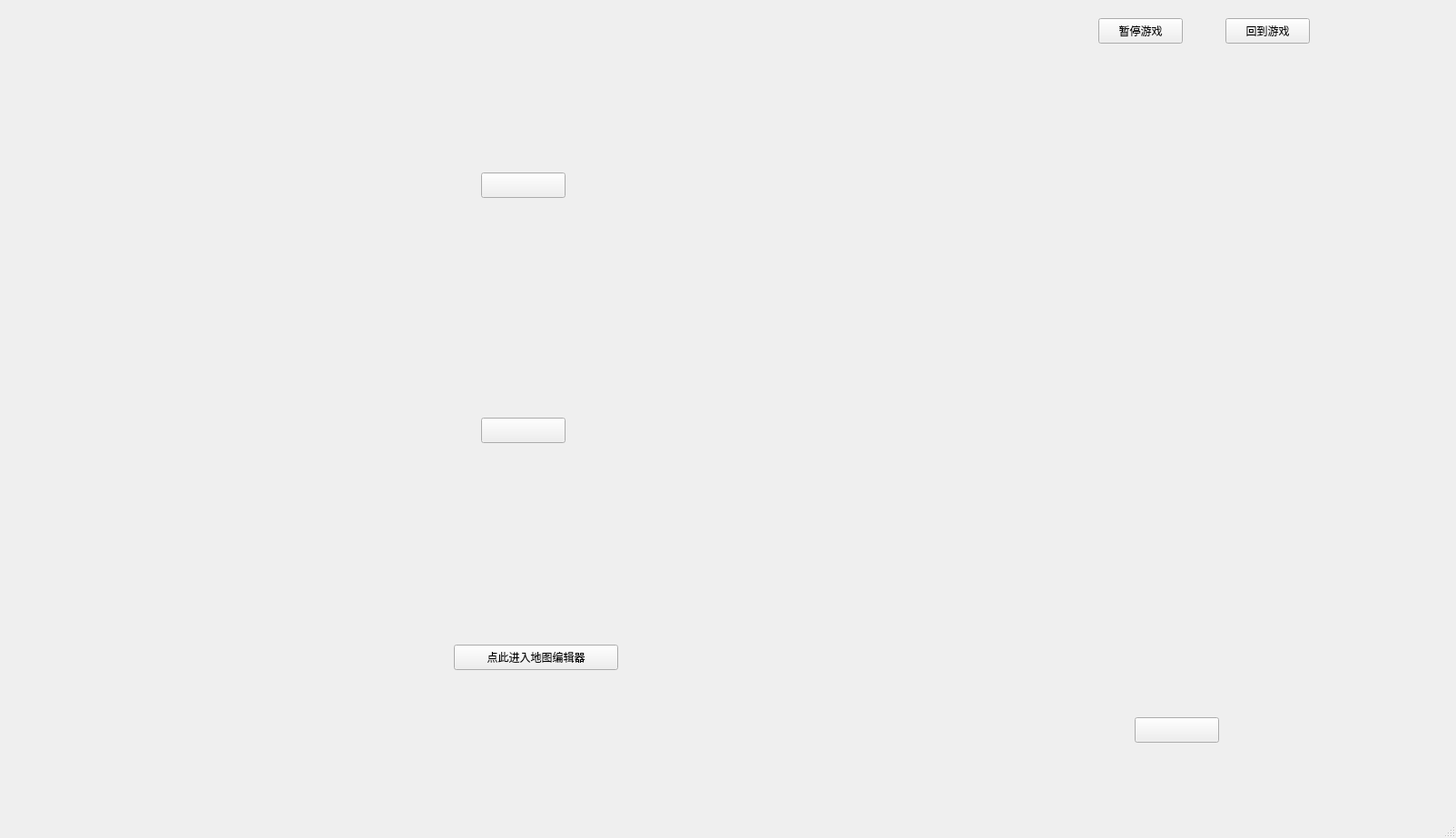
<?xml version="1.0" encoding="UTF-8"?>
<ui version="4.0">
 <class>subWindow</class>
 <widget class="QMainWindow" name="subWindow">
  <property name="geometry">
   <rect>
    <x>0</x>
    <y>0</y>
    <width>1604</width>
    <height>923</height>
   </rect>
  </property>
  <property name="windowTitle">
   <string>MainWindow</string>
  </property>
  <widget class="QWidget" name="centralwidget">
   <widget class="QPushButton" name="returnclick">
    <property name="geometry">
     <rect>
      <x>1250</x>
      <y>790</y>
      <width>93</width>
      <height>28</height>
     </rect>
    </property>
    <property name="text">
     <string/>
    </property>
   </widget>
   <widget class="QPushButton" name="pushButton">
    <property name="geometry">
     <rect>
      <x>530</x>
      <y>190</y>
      <width>93</width>
      <height>28</height>
     </rect>
    </property>
    <property name="text">
     <string/>
    </property>
   </widget>
   <widget class="QPushButton" name="pushButton_2">
    <property name="geometry">
     <rect>
      <x>530</x>
      <y>460</y>
      <width>93</width>
      <height>28</height>
     </rect>
    </property>
    <property name="text">
     <string/>
    </property>
   </widget>
   <widget class="QPushButton" name="pushButton_3">
    <property name="geometry">
     <rect>
      <x>1210</x>
      <y>20</y>
      <width>93</width>
      <height>28</height>
     </rect>
    </property>
    <property name="text">
     <string>暂停游戏</string>
    </property>
   </widget>
   <widget class="QPushButton" name="pushButton_4">
    <property name="geometry">
     <rect>
      <x>1350</x>
      <y>20</y>
      <width>93</width>
      <height>28</height>
     </rect>
    </property>
    <property name="text">
     <string>回到游戏</string>
    </property>
   </widget>
   <widget class="QPushButton" name="pushButton_5">
    <property name="geometry">
     <rect>
      <x>500</x>
      <y>710</y>
      <width>181</width>
      <height>28</height>
     </rect>
    </property>
    <property name="text">
     <string>点此进入地图编辑器</string>
    </property>
   </widget>
  </widget>
  <widget class="QMenuBar" name="menubar">
   <property name="geometry">
    <rect>
     <x>0</x>
     <y>0</y>
     <width>1604</width>
     <height>21</height>
    </rect>
   </property>
  </widget>
  <widget class="QStatusBar" name="statusbar"/>
 </widget>
 <resources/>
 <connections/>
</ui>
